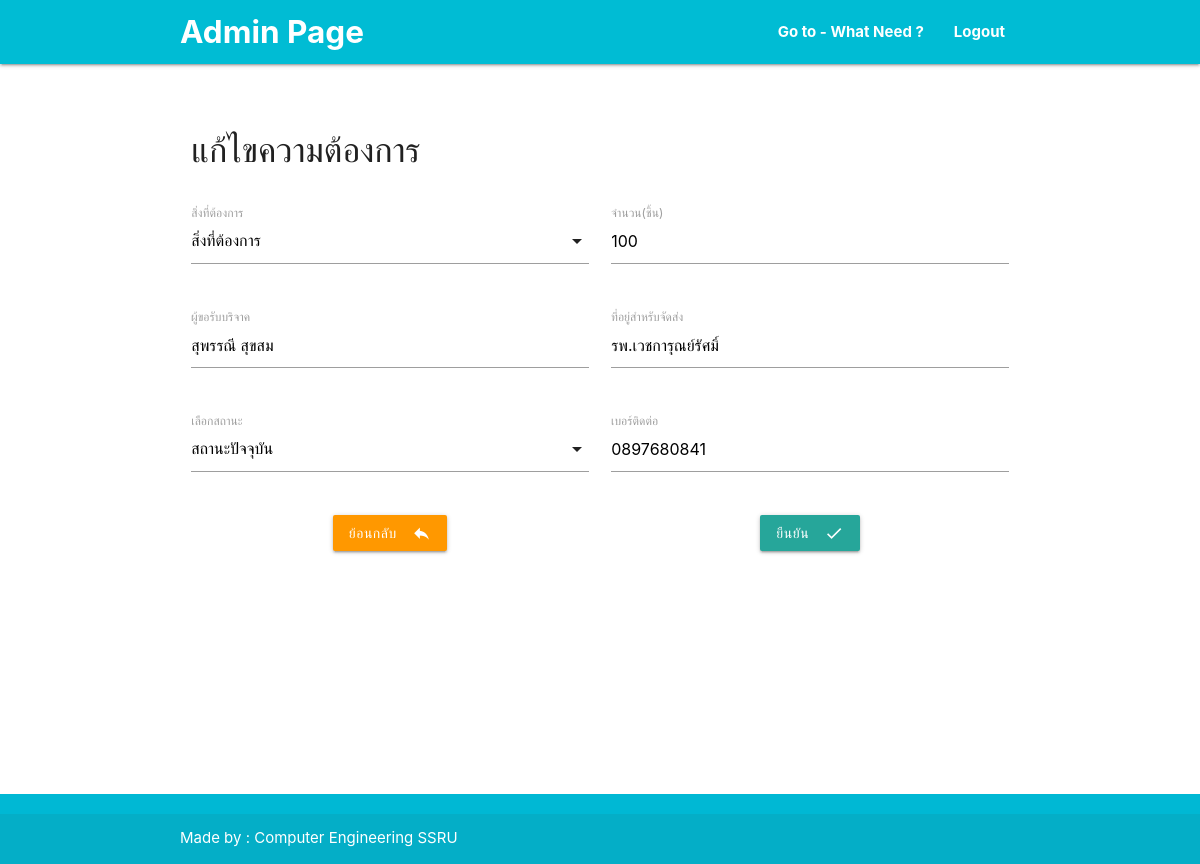
/admin/form_edit_need.php?333=6, run on the app's committed database.
### tables this page shows
CREATE TABLE `save_med` (
  `id` int(10) NOT NULL,
  `need` text NOT NULL,
  `piece` int(11) NOT NULL,
  `place` text NOT NULL,
  `applicant` text NOT NULL,
  `contact` text NOT NULL,
  `status` text NOT NULL
);

### admin/form_edit_need.php (the view, shortened to what this page needs)
<?php
require './../server/server.php';
$id = $_GET['333'];
$sql = "SELECT id,need,piece,place,applicant,contact,status FROM save_med WHERE id = '$id' ";
$result = mysqli_query($connect, $sql);
$row = mysqli_fetch_array($result);
?>
<!DOCTYPE html>
<html lang="en">
<head>
    <link rel="stylesheet" href="../css/font.css">
    <link href="../css/materialize.css" type="text/css" rel="stylesheet" media="screen,projection" />
    <link href="../css/style.css" type="text/css" rel="stylesheet" media="screen,projection" />
</head>
<body>
    <nav class="cyan" role="navigation">
        <div class="nav-wrapper container">
            <a id="logo-container" href="admin_page.php" class="brand-logo white-text"><b>Admin Page</b></a>
            <ul class="right hide-on-med-and-down">
                <li><a href="../need.php" target="_blank" class="white-text"><b>Go to - What Need ?</b></a></li>
                <li><a href="../index.php" class="white-text"><b>Logout</b></a></li>
            </ul>
        </div>
    </nav><br><br>
    <div class="container">
        <div class="row">
            <div class="col 6">
                <h4>แก้ไขความต้องการ</h4>
            </div>
        </div>
        <div class="row">
            <form class="col s12" action="edit_need.php" id="addrequest" method="POST">
                <div class="row">
                    <div class="input-field col s6">
                        <label for="need">สิ่งที่ต้องการ</label>
                    </div>
                    <div class="input-field col s6">
                        <input name="piece" id="piece" type="number" class="validate" value="<?php echo $row['piece'] ?>" required>
                        <label for="piece">จำนวน(ชิ้น)</label>
                    </div>
                </div>
                <div class="row">
                    <div class="input-field col s6">
                        <input name="applicant" id="applicant" type="text" class="validate" value="<?php echo $row['applicant'] ?>" required>
                        <label for="applicant">ผู้ขอรับบริจาค</label>
                    </div>
                    <div class="input-field col s6">
                        <input name="place" id="place" type="text" class="validate" value="<?php echo $row['place'] ?>" required>
                        <label for="place">ที่อยู่สำหรับจัดส่ง</label>
                    </div>
                </div>
                <div class="row">
                    <div class="input-field col s6">
                        <label for="status">เลือกสถานะ</label>
                    </div>
                    <div class="input-field col s6">
                        <input name="contact" id="contact" type="text" class="validate" value="<?php echo $row['contact'] ?>" required>
                        <label for="contact">เบอร์ติดต่อ</label>
                    </div>
                </div>
            </form>
            <div class="row">
                <div class="center-align col s6">
                    <a href="admin_page.php">
                        <button type="button" class="btn waves-effect waves-light orange">ย้อนกลับ
                            <i class="material-icons right">reply</i>
                        </button>
                    </a>
                </div>
                <div class="center-align col s6">
                    <button type="submit" form="addrequest" class="btn waves-effect waves-light">ยืนยัน
                        <i class="material-icons right">done</i>
                    </button>
                </div>
                <br><br><br>
            </div>
        </div>
    </div><br><br><br><br><br><br><br><br><br>
    <footer class="page-footer cyan accent-4">
        <div class="footer-copyright">
            <div class="container white-text">
                Made by : <a class="white-text text-lighten-3" href="login.php">Computer Engineering SSRU</a>
            </div>
        </div>
    </footer>
</body>
</html>

### css/style.css (style rules this page uses)
nav ul a, nav .brand-logo { color: #444; }
footer.page-footer { margin: 0; }

### data on the page
save_med: piece "100", applicant "สุพรรณี สุขสม", place "รพ.เวชการุณย์รัศมิ์", contact "0897680841"
